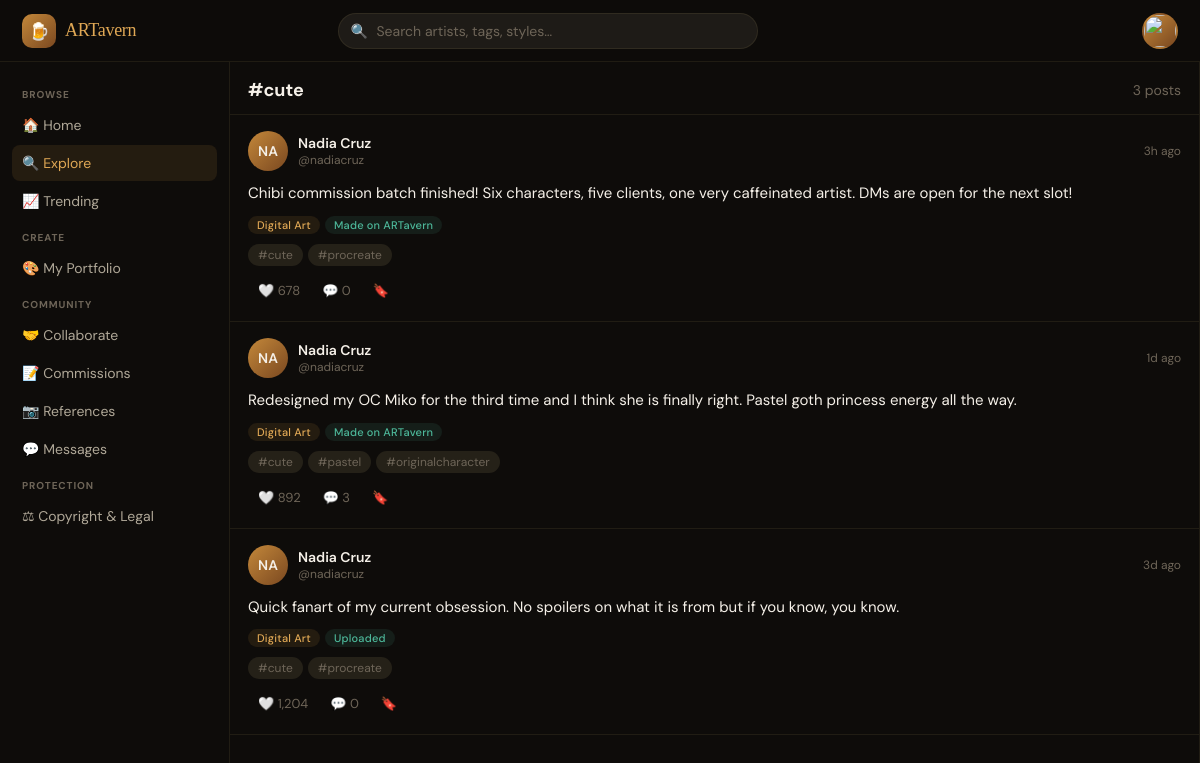
The page /pages/tag.php?slug=cute (signed in) on the database its author committed.
### tables this page shows
CREATE TABLE tags (
    id         INT UNSIGNED AUTO_INCREMENT PRIMARY KEY,
    name       VARCHAR(80)  NOT NULL UNIQUE,    
    slug       VARCHAR(80)  NOT NULL UNIQUE,
    post_count INT UNSIGNED DEFAULT 0,
    created_at DATETIME DEFAULT CURRENT_TIMESTAMP
);

CREATE TABLE posts (
    id            INT UNSIGNED AUTO_INCREMENT PRIMARY KEY,
    user_id       INT UNSIGNED NOT NULL,
    body          TEXT,
     
    medium        ENUM('digital','traditional','pixel_art','3d','mixed','other') DEFAULT 'digital',
    source        ENUM('created_on_site','uploaded') DEFAULT 'uploaded',
     
    image_path    VARCHAR(255),
     
    like_count    INT UNSIGNED DEFAULT 0,
    comment_count INT UNSIGNED DEFAULT 0,
    repost_count  INT UNSIGNED DEFAULT 0,
    is_deleted    TINYINT(1) DEFAULT 0,
    created_at    DATETIME DEFAULT CURRENT_TIMESTAMP,
    updated_at    DATETIME DEFAULT CURRENT_TIMESTAMP ON UPDATE CURRENT_TIMESTAMP,
    FOREIGN KEY (user_id) REFERENCES users(id) ON DELETE CASCADE
);

CREATE TABLE users (
    id            INT UNSIGNED AUTO_INCREMENT PRIMARY KEY,
    display_name  VARCHAR(80)  NOT NULL,
    username      VARCHAR(40)  NOT NULL UNIQUE,
    email         VARCHAR(180) NOT NULL UNIQUE,
    password_hash VARCHAR(255) NOT NULL,
    bio           TEXT,
    avatar_path   VARCHAR(255),
    banner_path   VARCHAR(255),
    art_styles    VARCHAR(255),           
    commission_open TINYINT(1) DEFAULT 0,
    role          ENUM('user','moderator','admin') DEFAULT 'user',
    agreed_tos    TINYINT(1) DEFAULT 0,
    is_verified   TINYINT(1) DEFAULT 0,
    created_at    DATETIME DEFAULT CURRENT_TIMESTAMP,
    updated_at    DATETIME DEFAULT CURRENT_TIMESTAMP ON UPDATE CURRENT_TIMESTAMP
);

CREATE TABLE post_tags (
    post_id INT UNSIGNED NOT NULL,
    tag_id  INT UNSIGNED NOT NULL,
    PRIMARY KEY (post_id, tag_id),
    FOREIGN KEY (post_id) REFERENCES posts(id) ON DELETE CASCADE,
    FOREIGN KEY (tag_id)  REFERENCES tags(id)  ON DELETE CASCADE
);

### includes/config.php (called while the page is built, shortened)
<?php
function db(): PDO {
    static $pdo = null;
    if ($pdo === null) {
        $dsn = 'mysql:host=' . DB_HOST . ';dbname=' . DB_NAME . ';charset=' . DB_CHARSET;
        $pdo = new PDO($dsn, DB_USER, DB_PASS, [
            PDO::ATTR_ERRMODE            => PDO::ERRMODE_EXCEPTION,
            PDO::ATTR_DEFAULT_FETCH_MODE => PDO::FETCH_ASSOC,
            PDO::ATTR_EMULATE_PREPARES   => false,
        ]);
    }
    return $pdo;
}
function h(string $s): string {
    return htmlspecialchars($s, ENT_QUOTES, 'UTF-8');
}
function time_ago(string $datetime): string {
    $diff = time() - strtotime($datetime);
    return match(true) {
        $diff < 60     => 'just now',
        $diff < 3600   => floor($diff / 60) . 'm ago',
        $diff < 86400  => floor($diff / 3600) . 'h ago',
        $diff < 604800 => floor($diff / 86400) . 'd ago',
        default        => date('M j, Y', strtotime($datetime)),
    };
}
function medium_label(string $m): string {
    return match($m) {
        'digital'     => 'Digital Art',
        'traditional' => 'Traditional',
        'pixel_art'   => 'Pixel Art',
        '3d'          => '3D Art',
        'mixed'       => 'Mixed Media',
        default       => 'Other',
    };
}
function source_label(string $s): string {
    return $s === 'created_on_site' ? 'Made on ARTavern' : 'Uploaded';
}

### includes/posts.php (called while the page is built, shortened)
<?php
require_once __DIR__ . '/config.php';
function attach_tags_to_posts(PDO $pdo, array $posts): array {
    $ids = array_column($posts, 'id');
    $in  = implode(',', array_fill(0, count($ids), '?'));
    $st  = $pdo->prepare("SELECT pt.post_id, t.name, t.slug
                           FROM post_tags pt JOIN tags t ON t.id=pt.tag_id
                           WHERE pt.post_id IN ($in)");
    $st->execute($ids);
    $tagMap = [];
    foreach ($st->fetchAll() as $r) {
        $tagMap[$r['post_id']][] = $r;
    }
    return $posts;
}
function get_posts_by_tag(string $slug, int $page = 1, int $per = 20): array {
    $offset = ($page - 1) * $per;
    $st = db()->prepare('SELECT p.*, u.display_name, u.username, u.avatar_path
        FROM posts p
        JOIN users u ON u.id=p.user_id
        JOIN post_tags pt ON pt.post_id=p.id
        JOIN tags t ON t.id=pt.tag_id
        WHERE t.slug=? AND p.is_deleted=0
        ORDER BY p.created_at DESC LIMIT ? OFFSET ?');
    $st->execute([$slug, $per, $offset]);
    $posts = $st->fetchAll();
    return attach_tags_to_posts(db(), $posts);
}

### pages/tag.php (the view, shortened to what this page needs)
<?php
require_once __DIR__ . '/../includes/config.php';
require_once __DIR__ . '/../includes/posts.php';
$slug = trim($_GET['slug'] ?? '');
$st = db()->prepare('SELECT * FROM tags WHERE slug=?');
$st->execute([$slug]);
$tag = $st->fetch();
$page  = max(1,(int)($_GET['p'] ?? 1));
$posts = get_posts_by_tag($slug, $page);
require_once __DIR__ . '/../includes/header.php';
?>
<div class="section-header">
  #<?= h($tag['name']) ?>
  <span style="font-size:14px;font-weight:400;color:var(--text3);"><?= number_format($tag['post_count']) ?> posts</span>
</div>
<?php foreach ($posts as $post): ?>
<div class="post-card">
  <div class="post-header">
    <div class="post-avatar" style="background:linear-gradient(135deg,var(--accent),#7a4820);">
      <?= strtoupper(substr($post['display_name'],0,2)) ?>
    </div>
    <div>
      <div class="post-meta-name"><?= h($post['display_name']) ?></div>
      <div class="post-meta-handle">@<?= h($post['username']) ?></div>
    </div>
    <div class="post-meta-time"><?= time_ago($post['created_at']) ?></div>
  </div>
  <?php if ($post['body']): ?><p class="post-text"><?= nl2br(h($post['body'])) ?></p><?php endif; ?>
  <div class="post-chips">
    <span class="chip chip-medium"><?= h(medium_label($post['medium'])) ?></span>
    <span class="chip chip-source"><?= h(source_label($post['source'])) ?></span>
  </div>
  <div class="post-tags">
    <?php foreach ($post['tags'] as $t): ?>
      <span class="tag" onclick="location.href='<?= SITE_URL ?>/pages/tag.php?slug=<?= h($t['slug']) ?>'"><?= h($t['name']) ?></span>
    <?php endforeach; ?>
  </div>
  <div class="post-actions">
    <button class="post-action" data-count="<?= $post['like_count'] ?>"
      onclick="toggleLike(this,<?= $post['id'] ?>)">🤍 <?= number_format($post['like_count']) ?></button>
    <button class="post-action">💬 <?= number_format($post['comment_count']) ?></button>
    <button class="post-action" onclick="toggleBookmark(this,<?= $post['id'] ?>)">🔖</button>
  </div>
</div>
<?php endforeach; ?>
<?php require_once __DIR__ . '/../includes/footer.php'; ?>

### assets/css/main.css (style rules this page uses)
*, *::before, *::after { box-sizing: border-box; margin: 0; padding: 0; }
:root { --bg: #0e0c0a; --bg2: #141210; --bg3: #1a1714; --surface: #1e1b17; --surface2: #252118; --border: rgba(255,220,140,0.08); --border2: rgba(255,220,140,0.16); --text: #f5f0e8; --text2: #b0a898; --text3: #6e6558; --accent: #c4883a; --accent2: #e0a855; --accent-bg: rgba(196,136,58,0.12); --accent-bg2:rgba(196,136,58,0.22); --teal: #4db89a; --teal-bg: rgba(77,184,154,0.1); --rose: #d4706a; --rose-bg: rgba(212,112,106,0.1); --radius: 12px; --radius-sm: 8px; --radius-lg: 18px; --header-h: 62px; --sidebar-w: 230px; --rsidebar-w:290px; --transition:all 0.18s ease; }
body { font-family: 'DM Sans', sans-serif; background: var(--bg); color: var(--text); min-height: 100vh; overflow-x: hidden; }
.post-card { padding: 16px 18px; border-bottom: 1px solid var(--border); transition: var(--transition); cursor: pointer; }
.post-header { display: flex; align-items: center; gap: 10px; margin-bottom: 10px; }
.post-avatar { width: 40px; height: 40px; border-radius: 50%; flex-shrink: 0; display: flex; align-items: center; justify-content: center; font-size: 14px; font-weight: 600; overflow: hidden; }
.post-meta-name { font-size: 14px; font-weight: 600; }
.post-meta-handle { font-size: 12px; color: var(--text3); }
.post-meta-time { font-size: 12px; color: var(--text3); margin-left: auto; }
.post-text { font-size: 15px; line-height: 1.65; margin-bottom: 10px; }
.post-chips { display: flex; flex-wrap: wrap; gap: 5px; margin-bottom: 10px; }
.chip { font-size: 11px; font-weight: 500; padding: 2px 9px; border-radius: 50px; letter-spacing: 0.02em; }
.chip-medium { background: rgba(196,136,58,0.12); color: var(--accent2); }
.chip-source { background: rgba(77,184,154,0.1); color: var(--teal); }
.post-tags { display: flex; flex-wrap: wrap; gap: 5px; margin-bottom: 10px; }
.tag { font-size: 12px; padding: 3px 10px; border-radius: 50px; background: var(--surface2); color: var(--text3); cursor: pointer; transition: var(--transition); }
.tag::before { content: '#'; }
.post-actions { display: flex; align-items: center; gap: 2px; }
.post-action { display: flex; align-items: center; gap: 5px; padding: 6px 10px; border-radius: 50px; font-size: 13px; color: var(--text3); cursor: pointer; transition: var(--transition); background: none; border: none; font-family: 'DM Sans', sans-serif; }
.section-header { padding: 16px 18px 12px; font-size: 18px; font-weight: 700; border-bottom: 1px solid var(--border); display: flex; align-items: center; justify-content: space-between; }

### rows shown on the page
tags: name "cute", post_count "3"
posts: user.display_name "NA", user.display_name "Nadia Cruz", user.username "nadiacruz", created_at "3h ago", body "Chibi commission batch finished! Six characters, five clients, one very caffeinated artist. DMs are open for the next slot!", medium "Digital Art", source "Made on ARTavern", like_count "678", comment_count "0"
post_tags: tag.name "cute"
post_tags: tag.name "procreate"
posts: user.display_name "NA", user.display_name "Nadia Cruz", user.username "nadiacruz", created_at "1d ago", body "Redesigned my OC Miko for the third time and I think she is finally right. Pastel goth princess energy all the way.", medium "Digital Art", source "Made on ARTavern", like_count "892", comment_count "3"
post_tags: tag.name "cute"
post_tags: tag.name "pastel"
post_tags: tag.name "originalcharacter"
posts: user.display_name "NA", user.display_name "Nadia Cruz", user.username "nadiacruz", created_at "3d ago", body "Quick fanart of my current obsession. No spoilers on what it is from but if you know, you know.", medium "Digital Art", source "Uploaded", like_count "1,204", comment_count "0"
post_tags: tag.name "cute"
post_tags: tag.name "procreate"
